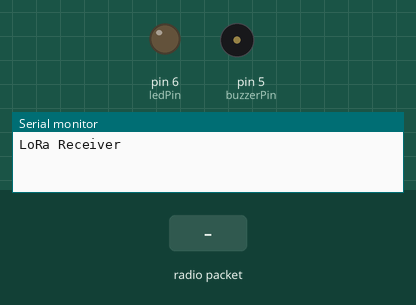
This sketch was run on a simulated Arduino Uno, built with avr-gcc and run on an emulated ATmega328P. On the bench: output pins drawn as LEDs (lit = HIGH), buzzer (waves = sounding, pin HIGH), the last lines printed to the serial monitor. The inputs (shaded band) are chosen by the test bench. No radio packets arrive unless stated.

Above: at 1.2 s.
1.3 s: radio packet "ON" arrives
At 2.0 s:
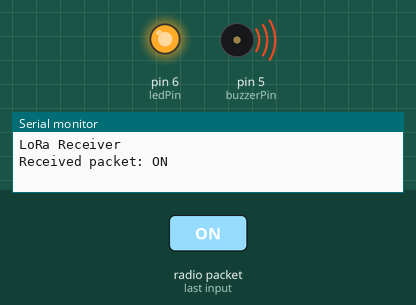
2.8 s: radio packet "OFF" arrives
At 3.1 s:
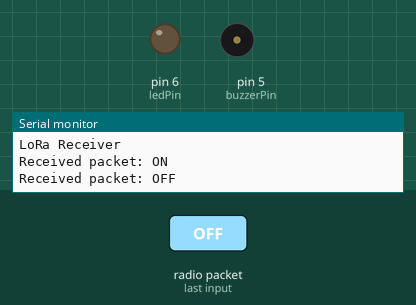
Timing chart, 0 to 5.8 s (numbered marks = the images above; inputs shaded):
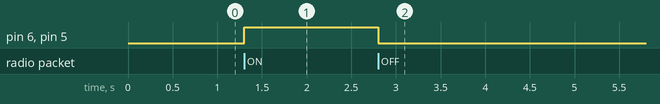

The sketch:

SINGLE_RECEIVER.ino
```cpp
#include <SPI.h>
#include <LoRa.h>

const int ledPin = 6; // LED connected to D5
const int buzzerPin = 5; // Buzzer connected to D7

void setup() {
  Serial.begin(9600);
  while (!Serial);

  Serial.println("LoRa Receiver");

  if (!LoRa.begin(433E6)) {
    Serial.println("Starting LoRa failed!");
    while (1);
  }

  pinMode(ledPin, OUTPUT); // set the LED pin as output
  pinMode(buzzerPin, OUTPUT); // set the Buzzer pin as output
}

void loop() {
  // try to parse packet
  int packetSize = LoRa.parsePacket();
  if (packetSize) {
    // received a packet
    Serial.print("Received packet: ");

    String receivedMsg = "";
    // read packet
    while (LoRa.available()) {
      receivedMsg += (char)LoRa.read();
    }

    Serial.println(receivedMsg);

    // if the received message is "ON", turn on the LED and the buzzer
    if (receivedMsg == "ON") {
      digitalWrite(ledPin, HIGH);
      digitalWrite(buzzerPin, HIGH);
    } else if (receivedMsg == "OFF") {
      digitalWrite(ledPin, LOW);
      digitalWrite(buzzerPin, LOW);
    }
  }
}
```

Measured:
- after the input at 1.3 s, pin 6 (ledPin), pin 5 (buzzerPin): LOW → HIGH at once
- after the input at 2.8 s, pin 6 (ledPin), pin 5 (buzzerPin): HIGH → LOW at once
